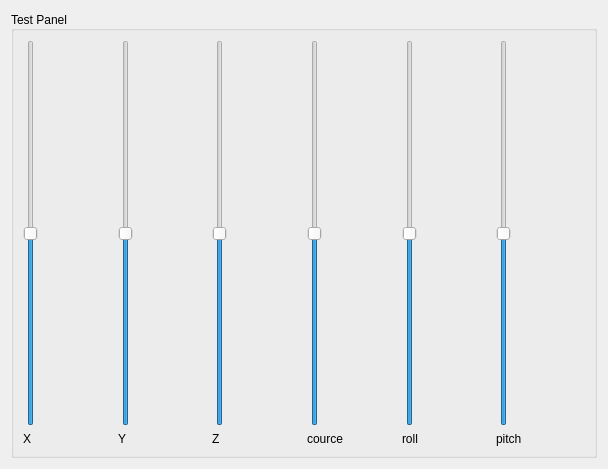
<?xml version="1.0" encoding="UTF-8"?>
<ui version="4.0">
 <class>TestWidget</class>
 <widget class="QWidget" name="TestWidget">
  <property name="geometry">
   <rect>
    <x>0</x>
    <y>0</y>
    <width>608</width>
    <height>469</height>
   </rect>
  </property>
  <property name="windowTitle">
   <string>Form</string>
  </property>
  <layout class="QGridLayout" name="gridLayout">
   <item row="0" column="0">
    <widget class="QGroupBox" name="groupBox">
     <property name="minimumSize">
      <size>
       <width>230</width>
       <height>230</height>
      </size>
     </property>
     <property name="title">
      <string>Test Panel</string>
     </property>
     <property name="alignment">
      <set>Qt::AlignLeading|Qt::AlignLeft|Qt::AlignVCenter</set>
     </property>
     <layout class="QHBoxLayout" name="horizontalLayout">
      <item>
       <layout class="QVBoxLayout" name="X_Layout">
        <item>
         <widget class="QSlider" name="X_Slider">
          <property name="minimum">
           <number>-100</number>
          </property>
          <property name="maximum">
           <number>100</number>
          </property>
          <property name="orientation">
           <enum>Qt::Vertical</enum>
          </property>
         </widget>
        </item>
        <item>
         <widget class="QLabel" name="X_Label">
          <property name="sizePolicy">
           <sizepolicy hsizetype="Preferred" vsizetype="Maximum">
            <horstretch>0</horstretch>
            <verstretch>0</verstretch>
           </sizepolicy>
          </property>
          <property name="text">
           <string>X</string>
          </property>
         </widget>
        </item>
       </layout>
      </item>
      <item>
       <layout class="QVBoxLayout" name="Y_Layout">
        <item>
         <widget class="QSlider" name="Y_Slider">
          <property name="minimum">
           <number>-100</number>
          </property>
          <property name="maximum">
           <number>100</number>
          </property>
          <property name="orientation">
           <enum>Qt::Vertical</enum>
          </property>
         </widget>
        </item>
        <item>
         <widget class="QLabel" name="Y_Label">
          <property name="sizePolicy">
           <sizepolicy hsizetype="Preferred" vsizetype="Maximum">
            <horstretch>0</horstretch>
            <verstretch>0</verstretch>
           </sizepolicy>
          </property>
          <property name="text">
           <string>Y</string>
          </property>
         </widget>
        </item>
       </layout>
      </item>
      <item>
       <layout class="QVBoxLayout" name="Z_Layout">
        <item>
         <widget class="QSlider" name="Z_Slider">
          <property name="minimum">
           <number>-100</number>
          </property>
          <property name="maximum">
           <number>100</number>
          </property>
          <property name="orientation">
           <enum>Qt::Vertical</enum>
          </property>
         </widget>
        </item>
        <item>
         <widget class="QLabel" name="Z_Label">
          <property name="sizePolicy">
           <sizepolicy hsizetype="Preferred" vsizetype="Maximum">
            <horstretch>0</horstretch>
            <verstretch>0</verstretch>
           </sizepolicy>
          </property>
          <property name="text">
           <string>Z</string>
          </property>
         </widget>
        </item>
       </layout>
      </item>
      <item>
       <layout class="QVBoxLayout" name="Cource_Layout">
        <item>
         <widget class="QSlider" name="Cource_Slider">
          <property name="layoutDirection">
           <enum>Qt::LeftToRight</enum>
          </property>
          <property name="minimum">
           <number>-90</number>
          </property>
          <property name="maximum">
           <number>90</number>
          </property>
          <property name="orientation">
           <enum>Qt::Vertical</enum>
          </property>
         </widget>
        </item>
        <item>
         <widget class="QLabel" name="Cource_Label">
          <property name="sizePolicy">
           <sizepolicy hsizetype="Preferred" vsizetype="Maximum">
            <horstretch>0</horstretch>
            <verstretch>0</verstretch>
           </sizepolicy>
          </property>
          <property name="text">
           <string>cource</string>
          </property>
          <property name="alignment">
           <set>Qt::AlignLeading|Qt::AlignLeft|Qt::AlignVCenter</set>
          </property>
         </widget>
        </item>
       </layout>
      </item>
      <item>
       <layout class="QVBoxLayout" name="Roll_Layout">
        <item>
         <widget class="QSlider" name="Roll_Slider">
          <property name="minimum">
           <number>-180</number>
          </property>
          <property name="maximum">
           <number>180</number>
          </property>
          <property name="orientation">
           <enum>Qt::Vertical</enum>
          </property>
         </widget>
        </item>
        <item>
         <widget class="QLabel" name="Roll_Label">
          <property name="sizePolicy">
           <sizepolicy hsizetype="Preferred" vsizetype="Maximum">
            <horstretch>0</horstretch>
            <verstretch>0</verstretch>
           </sizepolicy>
          </property>
          <property name="text">
           <string>roll</string>
          </property>
         </widget>
        </item>
       </layout>
      </item>
      <item>
       <layout class="QVBoxLayout" name="Pitch_Layout">
        <item>
         <widget class="QSlider" name="Pitch_Slider">
          <property name="minimum">
           <number>-90</number>
          </property>
          <property name="maximum">
           <number>90</number>
          </property>
          <property name="value">
           <number>0</number>
          </property>
          <property name="orientation">
           <enum>Qt::Vertical</enum>
          </property>
         </widget>
        </item>
        <item>
         <widget class="QLabel" name="Pitch_Label">
          <property name="sizePolicy">
           <sizepolicy hsizetype="Preferred" vsizetype="Maximum">
            <horstretch>0</horstretch>
            <verstretch>0</verstretch>
           </sizepolicy>
          </property>
          <property name="text">
           <string>pitch</string>
          </property>
         </widget>
        </item>
       </layout>
      </item>
     </layout>
    </widget>
   </item>
  </layout>
 </widget>
 <resources/>
 <connections/>
</ui>
